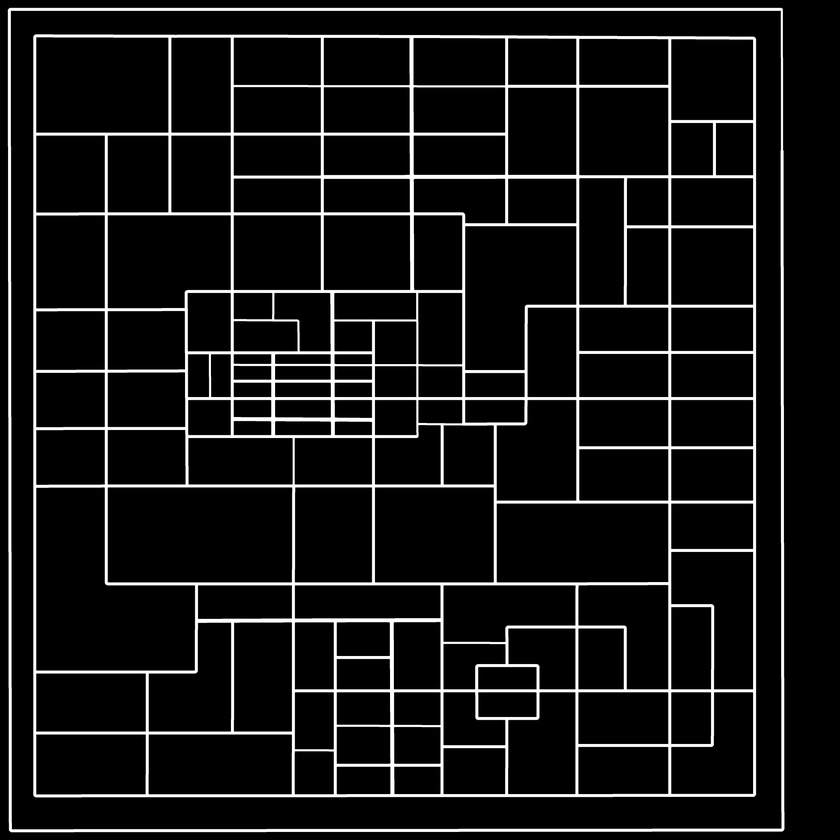
#> input picture pics/map1.jpg, 840 x 840 px, shrunk from 4794 x 4794 before the run
$ python edge_detection.py
#> lines starting #> are read from the running program, lines starting #| are printed output that depends on the picture; after the words box and inside, x2 and y2 are one past the last pixel; in counts of white or black regions, pixels touching at a corner belong together
import cv2
import numpy as np


def edge_detection(path):
    # 读取图像
#> called with path = '../pics/map1.jpg'
    image = cv2.imread(path, cv2.IMREAD_GRAYSCALE)
#> image is the input picture: shape (840, 840); min 0, max 255, mean 22.7

    # 设定阈值，将小于阈值的像素设为0，大于阈值的像素设为128
    k = 20
    thresholded_image = np.where(image > k, 128, 0)
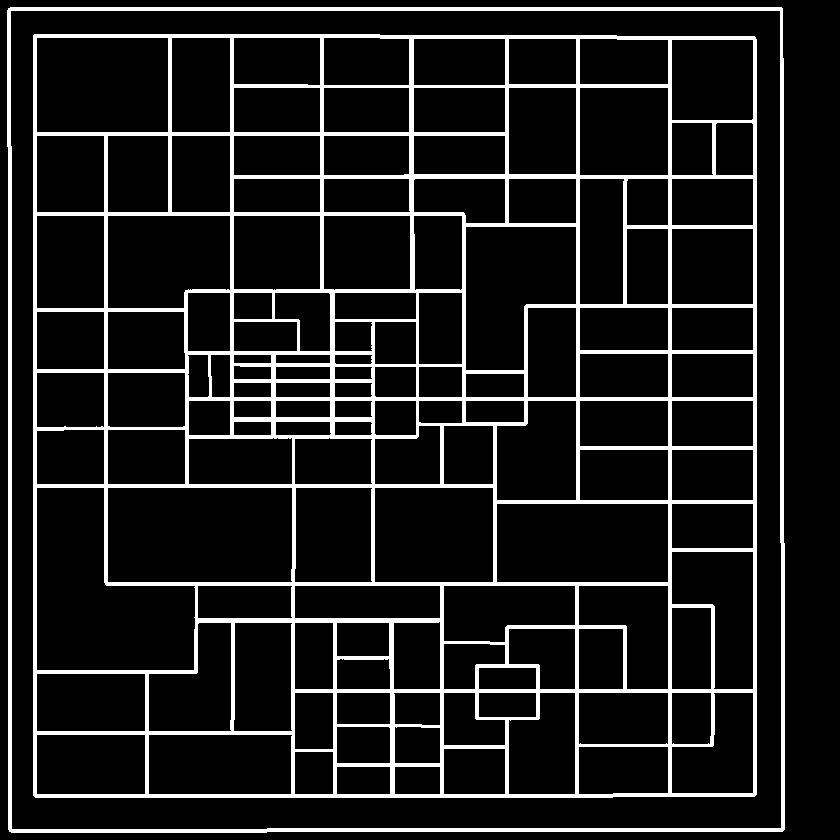
#> thresholded_image: shape (840, 840) int64; values 0 (black) and 128 (white), 11.7% white; 2 white regions, box (x1, y1, x2, y2) and area: (33, 34, 757, 798) 70140, (7, 7, 785, 833) 12692

    height, width = thresholded_image.shape
#> height = 840; width = 840

    # 对处理过的图像进行边界检测
    edges = np.zeros((height, width))

    for dx, dy in [[0, 1], [1, 0], [0, -1], [-1, 0], [1, 1], [-1, 1], [1, -1], [-1, -1]]:
        diff = thresholded_image[1:height - 1, 1:width - 1] - thresholded_image[1 + dx:height - 1 + dx,
                                                              1 + dy:width - 1 + dy]
        edges[1:height - 1, 1:width - 1] += np.where(diff > 0, 255, 0)
#> this loop made 8 passes
#> pass 1, in edge_detection, `diff = thresholded_image[1:height - 1, 1:width - 1] - thresholded_imag..`:
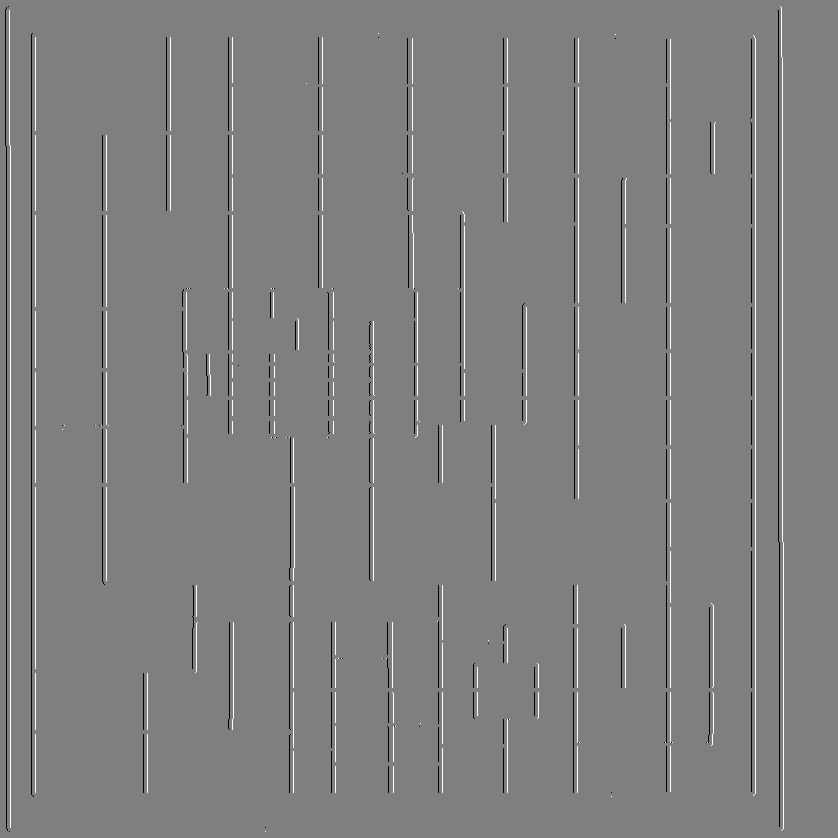
#> diff: shape (838, 838) int64; min -128, max 128, mean 0; drawn with min black and max white
#> pass 3, in edge_detection, `diff = thresholded_image[1:height - 1, 1:width - 1] - thresholded_imag..`:
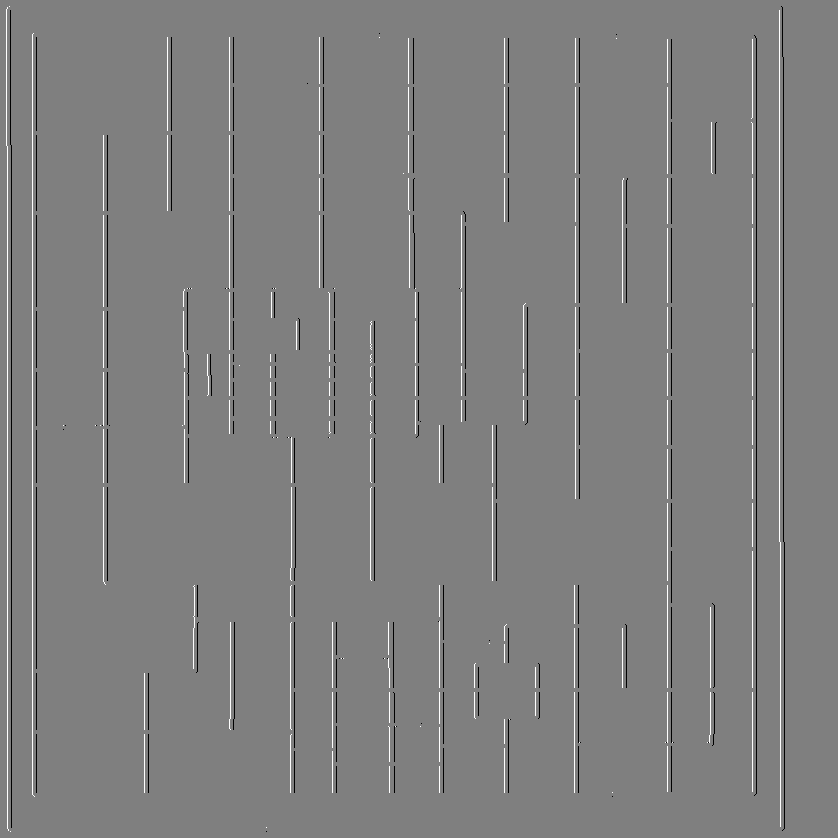
#> diff: shape (838, 838) int64; min -128, max 128, mean 0; drawn with min black and max white
#> after the loop:
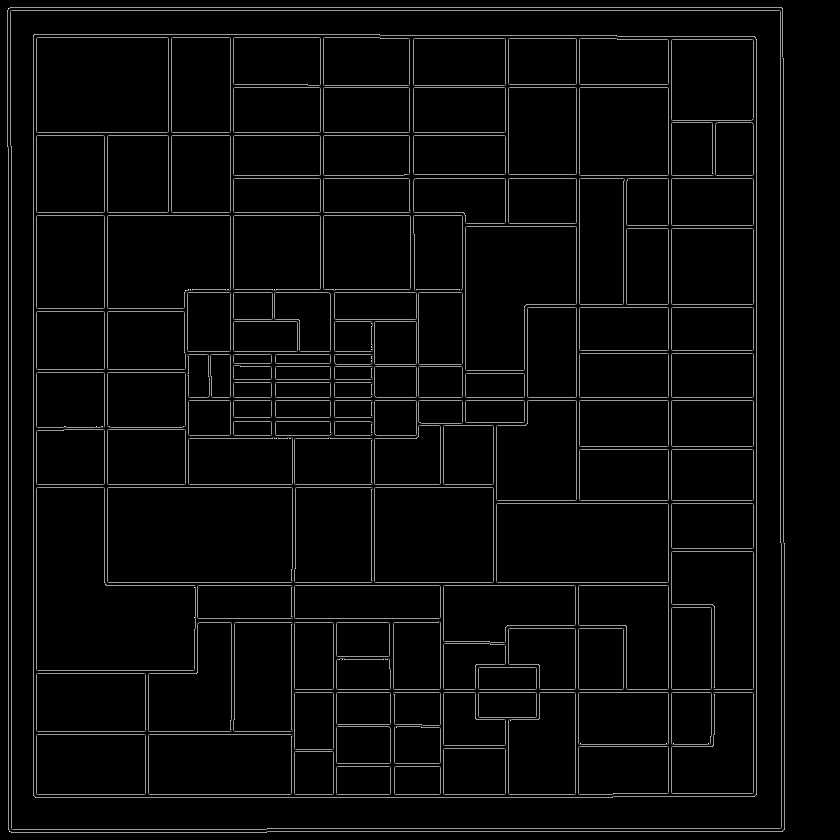
#> edges: shape (840, 840) float64; min 0, max 1275, mean 43.9; drawn with min black and max white

    # 创建具有相同尺寸和通道数的新图像
    output_image = np.zeros_like(image)

    # 将边缘和阈值处理后的图像像素合并到新图像中
    output_image[thresholded_image == 128] = 128
    output_image[edges >= 255] = 255

    # 保存边缘图像
    cv2.imwrite('path_to_output_edges.png', edges)
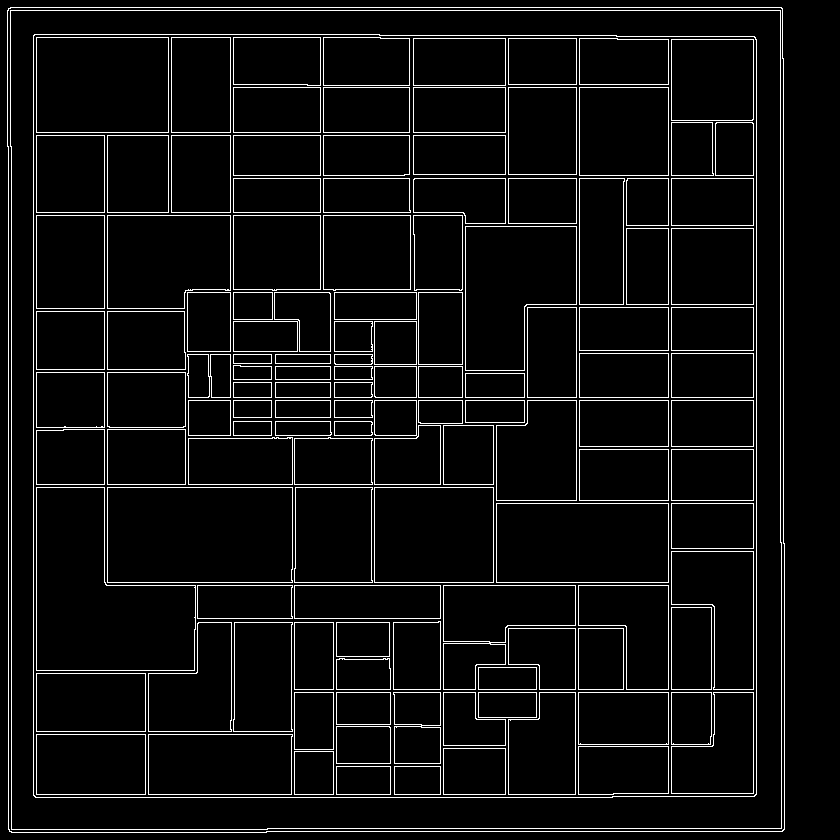
#> saved as path_to_output_edges.png: shape (840, 840); 5.9% white in thin lines or dots

    # 保存带有阈值处理后的图像像素信息的图像
    cv2.imwrite('path_to_output_image.png', output_image)
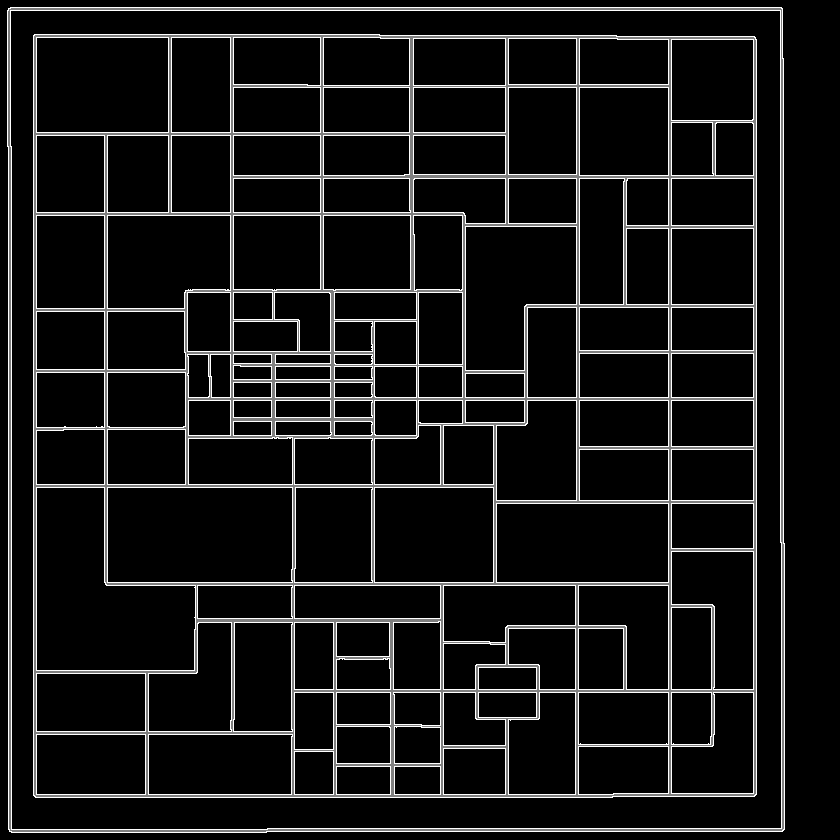
#> saved as path_to_output_image.png: shape (840, 840); min 0, max 255, mean 22.5


def edge_detection2(path):
    # 读取图像
    image = cv2.imread(path)  # rgb图，非黑白纯色

    # 设定阈值，将小于阈值的像素设为0，大于阈值的像素设为128
    k = 20
    thresholded_image = np.where(image > k, 128, 0)
    copy_image = thresholded_image.copy()  # 为方便自己对照着看原图和结果，使用副本找边界

    # 进行对角错位比较
    copy_image[1:, 1:, 0] = (thresholded_image[:-1, :-1, 1] != thresholded_image[1:, 1:,
                                                               2]) * 255  # 利用了rgb不同通道，以方便自己对照看结果

    # cc[:-1, :-1, 0] = (bb[:-1, :-1, 1] != bb[1:, 1:, 2]) * 255   # 用此句会使部分边界标到障碍上
    print(copy_image)
    cv2.imwrite('edge.png', copy_image)


if __name__ == '__main__':
    edge_detection('../pics/map1.jpg')
    # edge_detection2('../pics/map1.jpg')

$ run again, with pics/map2.jpg copied over pics/map1.jpg
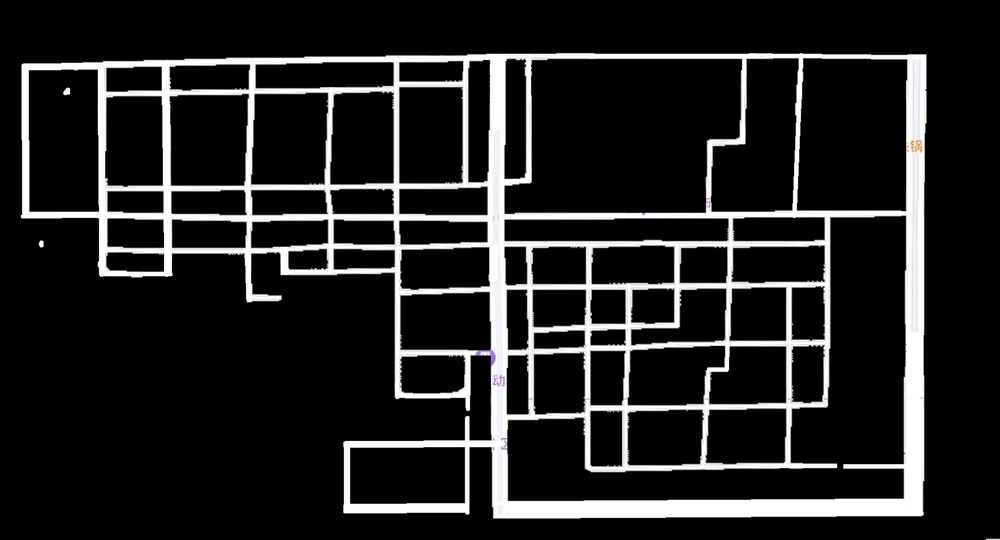
#> input picture pics/map2.jpg, 1000 x 540 px, shrunk from 3536 x 1908 before the run
#> in edge_detection, `thresholded_image = np.where(image > k, 128, 0)`:
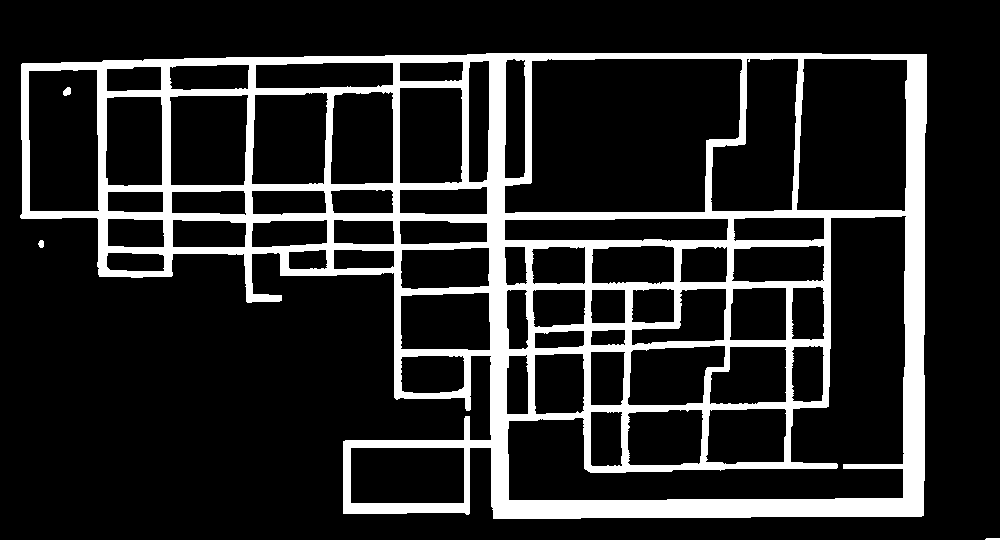
#> thresholded_image: shape (540, 1000) int64; values 0 (black) and 128 (white), 16% white; 4 white regions, box (x1, y1, x2, y2) and area: (20, 53, 927, 519) 86160, (63, 87, 71, 96) 55, (38, 240, 44, 248) 38, (985, 538, 1000, 540) 29
#> in edge_detection, `cv2.imwrite('path_to_output_image.png', output_image)`:
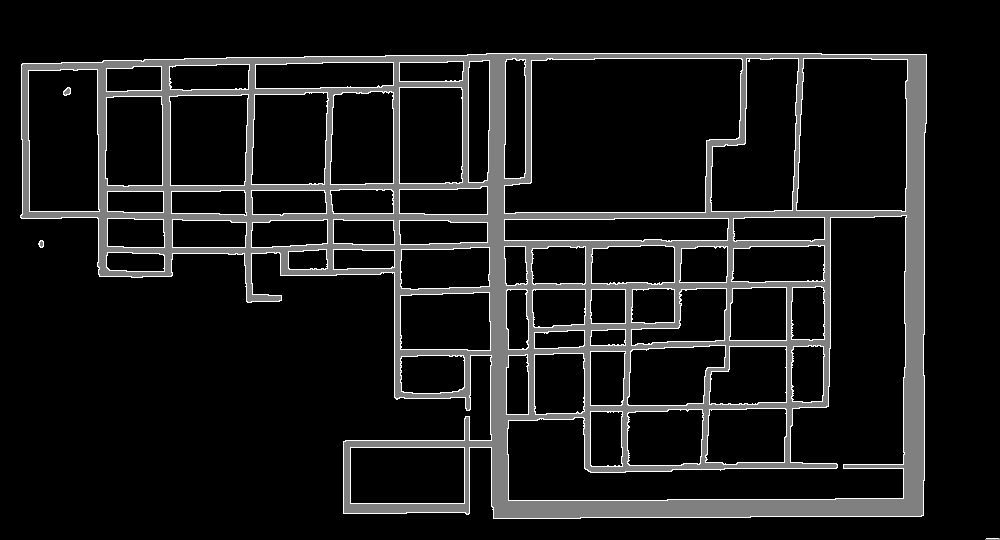
#> saved as path_to_output_image.png: shape (540, 1000); min 0, max 255, mean 25.1
